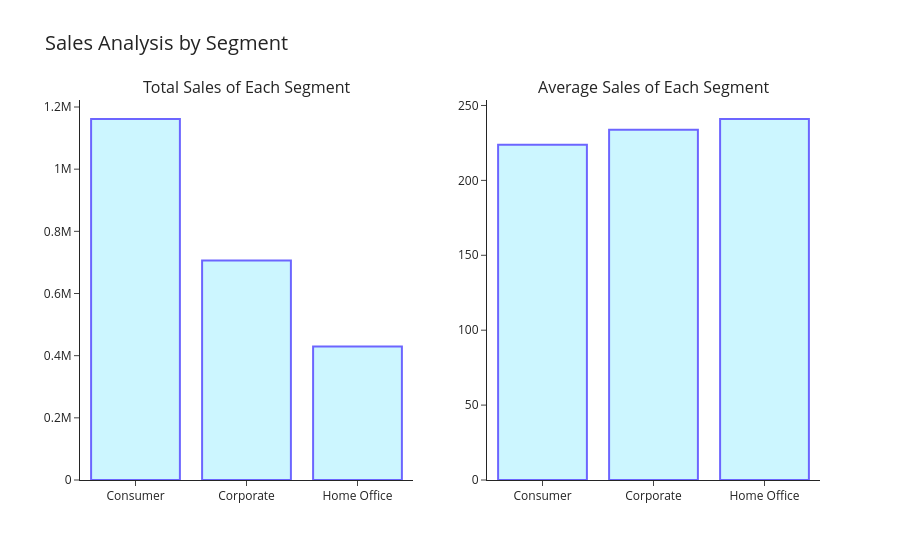

Notebook code for this chart:
### Code cell
segments = df['Segment'].unique()total_sales = [df[df['Segment'] == i]['Sales'].sum() for i in segments]average_sales = [df[df['Segment'] == i]['Sales'].mean() for i in segments]fig = make_subplots(    rows=1, cols=2,     subplot_titles=['Total Sales of Each Segment', 'Average Sales of Each Segment'])fig.add_trace(    go.Bar(x=segments, y=total_sales,            marker_color='rgb(171,241,255)',            marker_line_color='rgb(12,0,335)',            marker_line_width=2,            opacity=0.6),    row=1, col=1)fig.add_trace(    go.Bar(x=segments, y=average_sales,            marker_color='rgb(171,241,255)',            marker_line_color='rgb(12,0,335)',            marker_line_width=2,            opacity=0.6),    row=1, col=2)fig.update_layout(    template='simple_white',    title='Sales Analysis by Segment',    title_font_size=20,    showlegend=False)fig.show()

### Figure 1 — Plotly figure (JSON) as saved in the notebook; plotly's stock layout.template omitted (floating-point values rounded to 4 significant figures)
{"data": [{"marker": {"color": "rgb(171,241,255)", "line": {"color": "rgb(12,0,335)", "width": 2}}, "opacity": 0.6, "type": "bar", "x": ["Consumer", "Corporate", "Home Office"], "xaxis": "x", "y": [1161000.0, 706100.0, 429700.0], "yaxis": "y"}, {"marker": {"color": "rgb(171,241,255)", "line": {"color": "rgb(12,0,335)", "width": 2}}, "opacity": 0.6, "type": "bar", "x": ["Consumer", "Corporate", "Home Office"], "xaxis": "x2", "y": [223.7, 233.8, 241.0], "yaxis": "y2"}], "layout": {"annotations": [{"font": {"size": 16}, "showarrow": false, "text": "Total Sales of Each Segment", "x": 0.225, "xanchor": "center", "xref": "paper", "y": 1, "yanchor": "bottom", "yref": "paper"}, {"font": {"size": 16}, "showarrow": false, "text": "Average Sales of Each Segment", "x": 0.775, "xanchor": "center", "xref": "paper", "y": 1, "yanchor": "bottom", "yref": "paper"}], "showlegend": false, "title": {"font": {"size": 20}, "text": "Sales Analysis by Segment"}, "xaxis": {"anchor": "y", "domain": [0, 0.45], "type": "category", "range": [-0.5, 2.5], "autorange": true}, "xaxis2": {"anchor": "y2", "domain": [0.55, 1], "type": "category", "range": [-0.5, 2.5], "autorange": true}, "yaxis": {"anchor": "x", "domain": [0, 1], "type": "linear", "range": [0, 1223000.0], "autorange": true}, "yaxis2": {"anchor": "x2", "domain": [0, 1], "type": "linear", "range": [0, 253.7], "autorange": true}, "autosize": true}}
